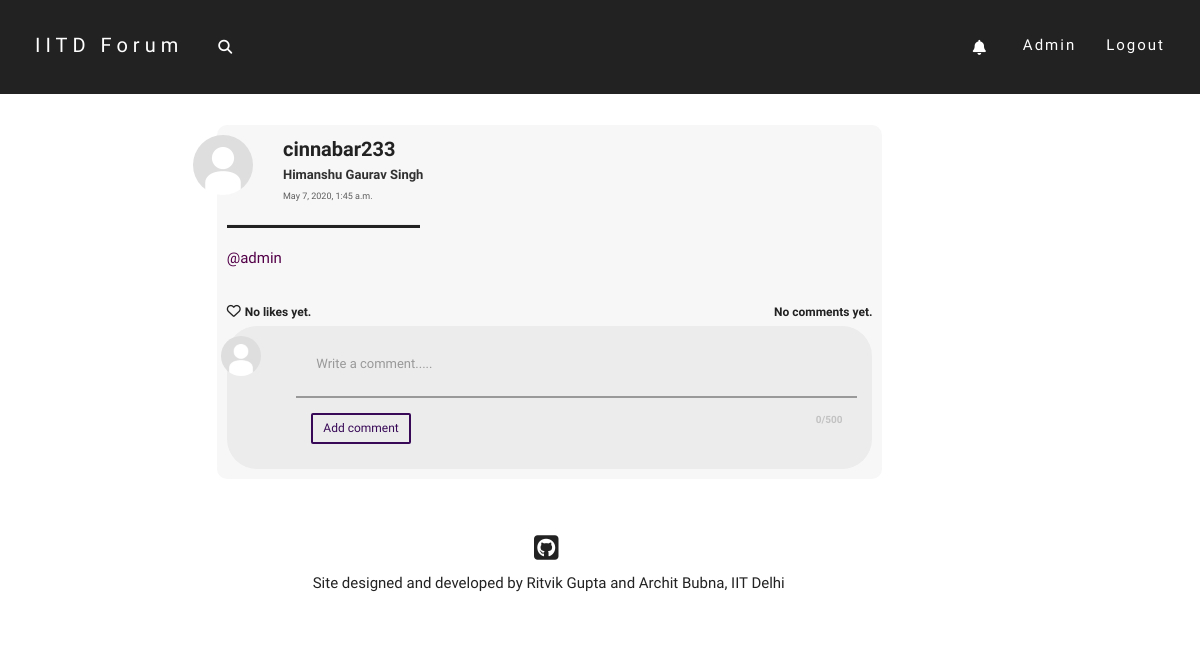
/post/53/ (signed in), run on the app's committed database.
### users/models.py (models this page shows, shortened)
class Profile(models.Model):
    parent_user = models.OneToOneField(User, on_delete=models.CASCADE)
    date_of_birth = models.DateField()
    first_name = models.CharField(max_length=50)
    last_name = models.CharField(max_length=50)
    dept = models.CharField(max_length=100, default="None")
    hostel = models.CharField(max_length=100, default="None")
    image = models.ImageField(default='default.jpg',upload_to='profile-pics')
    bio = models.TextField(default='', max_length=200)
    def full_name(self):
        return self.first_name + ' ' + self.last_name
    def unseen_tag_count(self):
        return self.parent_user.tag_set.filter(seen=False).count()

### post/models.py (models this page shows, shortened)
class Post(models.Model):
    text = models.TextField(max_length = 5000)
    author = models.ForeignKey(User, on_delete = models.CASCADE)
    pub_date = models.DateTimeField(default = timezone.now())

### post/views.py (the view)
# urls.py: path('<int:post_id>/', views.post_view, name='post_view'),
def post_view(request, post_id):
    try:
        post = Post.objects.get(id=post_id)
    except Post.DoesNotExist:
        raise Http404("ERROR 404: Post does not exist")
    comments = post.comment_set.order_by('-pub_date')
    page = request.GET.get('page', 1)
    paginator = Paginator(comments, 3)
    try:
        comments_list = paginator.page(page)
    except PageNotAnInteger:
        comments_list = paginator.page(1)
    except EmptyPage:
        comments_list = paginator.page(paginator.num_pages)
    return render(request, 'post/post_view.html', {'post': post, 'comments': comments_list, 'title':'Post by '+post.author.username})

### post/models.py (called while the page is built)
    def tagger_name(self):
        return User.objects.get(id=self.tagger_id).username

    def tagger_image(self):
        return User.objects.get(id=self.tagger_id).profile.image

    def post_author_name(self):
        return Post.objects.get(id=self.post_id).author.username

### post/templates/post/post_view.html (shortened to what this page needs)
{% extends "post/base.html" %}
{% load post_filters %}
{% block content %}
<div class="home-post-div">
    <div class="row">
        <div class="col-md-1">
            <img class="img-circle profile-pic" width=60 height=60 src="{{ post.author.profile.image.url }}" alt="default.jpg">
        </div>
        <div class="col-md-10">
            <a href="{% url 'users:profile_view' post.author.username %}" class="post-head">
                <font class="username-font">
                    <b>{{post.author.username}}</b>
                </font>
                <br>
                <font class="name-font">
                    {{post.author.profile.full_name}}
                </font>
            </a>
            <br>
            <font class="date-font">
                {{post.pub_date}}
            </font>
        </div>
        <div class="col-md-1 delete-div">
        </div>
    </div>
    <hr class="hr1" align="left">
    <font class="post-content-font">
        <div class="content-div">
            {{post.text|urlize|linebreaks|tagize|safe}}
        </div>
    </font>
    <br>
    <div class="like-wrapper">
        {% if request.user in post.postlike.likers.all %}
            <div class="like-button-wrapper">
                <i class="fa fa-heart liked like-button" aria-hidden="true" id="like{{ post.id }}" data-catid="{{ post.id }}"></i>
            </div>
            <a href="#" data-toggle="modal" data-target="#like-modal-{{post.id}}" target="_blank">
                <div class="likes-count like-count-font" id="likes-count{{ post.id }}" data-catid="{{post.postlike.likers.count}}">
                    {% if post.postlike.likers.count == 1 %}
                        You liked this post.
                    {% elif post.postlike.likers.count == 2 %}
                        You and one other liked this post.
                    {% else %}
                        You and {{ post.postlike.likers.count|add:"-1" }} others liked this post.
                    {% endif %}
                </div>
            </a>
        {% else %}
            <div class="like-button-wrapper">
                {% if request.user.is_authenticated %}
                    <i class="fa fa-heart-o likes like-button" aria-hidden="true" id="like{{ post.id }}" data-catid="{{ post.id }}"></i>
                {% else %}
                    <a href="{% url 'login' %}"><i class="fa fa-heart-o likes like-button" aria-hidden="true" id="like{{ post.id }}" data-catid="{{ post.id }}"></i></a>
                {% endif %}
            </div>
            <a href="#" data-toggle="modal" data-target="#like-modal-{{post.id}}" target="_blank">
                <div class="likes-count like-count-font" id="likes-count{{ post.id }}" data-catid="{{post.postlike.likers.count}}">
                    {% if post.postlike.likers.count == 0 %}
                        No likes yet.
                    {% elif post.postlike.likers.count == 1 %}
                        One person liked this post.
                    {% else %}
                        {{ post.postlike.likers.count }} people liked this post.
                    {% endif %}
                </div>
            </a>
        {% endif %}
        <div class="comments-count like-count-font">
            {% if post.comment_set.all|length == 0 %}
                No comments yet.
            {% elif post.comment_set.all|length == 1 %}
                1 comment.
            {% else %}
                {{post.comment_set.all|length}} comments.
            {% endif %}
        </div>
    </div>
    {% if request.user.is_authenticated %}
        <div class="comment-div">
            <div class="row">
                <div class="col-md-1">
                    <img class="img-circle profile-pic" width=40 height=40 src="{{ request.user.profile.image.url }}" alt="default.jpg">
                </div>
                <div class="col-md-11">
                    <div class="form">
                        <form action="{% url 'post:comment_create' %}" method="POST" class="form-horizontal">
                            <div class="form-group row">
                                <div class="col-md-12">
                                    <textarea id="write-comment" name="comment_text" class="form-control comment-input" rows="2" placeholder="Write a comment....." onkeyup="countChars(this); tag(this);"></textarea>
                                </div>
                            </div>
                            <div class="form-group">
                                <div class="col-md-12">
                                    <div class="char-counter" id='charNum'> 0/500 </div>
                                    <button type="submit" name="post" class="comment-btn" value="{{post.id}}">Add comment</button>
                                </div>
                            </div>
                        </form>
                    </div>
                </div>
            </div>
        </div>
    {% endif %}
</div>
{% endblock %}

### post/templates/post/base.html (shortened to what this page needs)
{% load static %}
<!DOCTYPE html>
<html lang="en">
    <head>
        <link rel="stylesheet" href="http://maxcdn.bootstrapcdn.com/bootstrap/3.3.6/css/bootstrap.min.css">
        <link rel="stylesheet" href="{% static 'post/style.css' %}">
    </head>
    <body>
        <nav class="navbar navbar navbar-fixed-top nav-top">
            <div class="container-fluid">
            <div class="navbar-header">
                <a class="search-icon" data-toggle="dropdown" class="dropdown-toggle" href="#"><i class="fas fa-search"></i></a>
                <a class="navbar-brand" href="{% url 'home' %}">IITD Forum</a>
            </div>
            <div class="collapse navbar-collapse" id="myNavbar">
                <ul class="nav navbar-nav navbar-right">
                    {% if request.user.is_authenticated %}
                        <li>
                            <a class="notif-icon-link dropdown-toggle" data-toggle="dropdown" href="#" style="background-color: transparent;">
                                {% if request.user.profile.unseen_tag_count %}
                                    <i class="fas fa-bell notif-icon"><span class="notif-count">{{ request.user.profile.unseen_tag_count }}</span></i>
                                {% else %}
                                    <i class="fas fa-bell notif-icon"></i>
                                {% endif %}
                            </a>
                                    </li>
                                </div>
                        <li><a href="{% url 'users:profile_view' request.user.username %}">{{request.user.profile.first_name}}</a></li>
                        <li><a href="{% url 'logout' %}?next=/home">Logout</a></li>
                    {% else %}
                        <li><a href="{% url 'login' %}?next={{ request.path }}">Login</a></li>
                        <li><a href="{% url 'signup' %}">Sign Up</a></li>
                    {% endif %}
            </div>
        </nav>
        <div class="body-content" id="top">
            <div class="row">
            <div class="col-md-2"></div>
            <div class="col-md-7">
                {% block content %}
                {% endblock %}
            </div>
            <div class="col-md-3">
                </div>
            </div>
            </div>
        <div id="footer">
            <div class="row">
            <div class="col-md-2"></div>
            <div class="col-md-7">
                <center>
                <ul class="list-inline">
                    <li><a href="https://github.com/architb12/collab" target="_blank" data-toggle="tooltip" data-placement="bottom" title="Look up the GitHub Repository"><i class="fab fa-github-square fa-2x github"></i></a></li>
                </ul>
                <font class="footer-font">
                    Site designed and developed by Ritvik Gupta and Archit Bubna, IIT Delhi
                </font>
                </center>
            </div>
            <div class="col-md-3"></div>
            </div>
            </div>
    </body>
</html>

### post/static/post/style.css (style rules this page uses)
html, body { width: auto !important; overflow-x: hidden !important; }
body { position:relative; max-width:100%; font-family: 'Raleway', sans-serif; font-weight: 400; }
.nav-top { background-color: #222; border-width: 0px; transition:all 0.4s ease; -webkit-transition:all 0.4s ease; -moz-transition:all 0.4s ease; -o-transition:all 0.4s ease; }
.nav-top .navbar-header { padding: 20px; padding-bottom: 10px; min-width: 20vw; }
.nav-top .navbar-brand { font-family: 'Spartan', sans-serif; font-size:20px; font-weight: 200; letter-spacing:5px; color:#fff; }
.nav-top .search-icon { color:#fff; position: relative; float: right; padding: 9px 10px; margin-top: 8px; margin-right: 15px; margin-bottom: 8px; margin-left:10px; background-color: transparent; }
.nav-top .navbar-collapse { padding: 20px; padding-bottom: 10px; }
.nav-top .navbar-collapse .navbar-right li a { font-family: 'Spartan', sans-serif; font-size:15px; font-weight: 200; letter-spacing:2px; text-align: center; color:#fff; transition: border-bottom 0.5s linear; }
.nav-top .navbar-collapse .navbar-right li a:after { display:block; content: ''; margin-top: 3px; border-bottom: solid 1px #fff; transform: scaleX(0); transition: transform 250ms ease-in-out; }
.notif-icon { display: inline-block !important; position: relative !important; padding: 5px !important; }
.notif-icon-link::after { border: none !important; }
.body-content { padding:10px; padding-top: 15vh; }
.home-post-div { margin:5px; background-color: #f7f7f7; padding:10px; border-radius: 10px; }
.comment-div { padding:10px; margin-top:5px; border-radius: 30px; background-color: #ececec; }
.content-div { overflow-wrap:break-word; }
.username-font { font-family: 'Spartan',sans-serif; font-size:20px; color:#222; }
.name-font { font-family: 'Raleway',sans-serif; font-size:13px; font-weight: 700; color:rgb(49, 49, 49); }
.date-font { font-family: 'Spartan',sans-serif; font-size:9px; font-weight: 500; color:rgb(94, 94, 94); transition:all 0.3s ease; -webkit-transition:all 0.3s ease; -moz-transition:all 0.3s ease; -o-transition:all 0.3s ease; }
.profile-pic { float: right; object-fit: cover; transition:all 0.4s ease; -webkit-transition:all 0.4s ease; -moz-transition:all 0.4s ease; -o-transition:all 0.4s ease; }
.delete-div { padding-top: 5px; }
.post-content-font { font-family: 'Raleway',sans-serif; font-size:15px; color:#222; }
.like-count-font { font-family: 'Raleway',sans-serif; font-size:12px; font-weight: 700; color:#222; }
.like-wrapper { display: flex; }
.likes-count { margin-top: 3px; margin-left: 4px; margin-right: 4px; }
.comments-count { margin-top: 3px; margin-left:auto; margin-right:0; }
.like-button-wrapper { margin-top: 0.5px; }
.likes { color:#222; transition:all 0.4s ease; -webkit-transition:all 0.4s ease; -moz-transition:all 0.4s ease; -o-transition:all 0.4s ease; }
.comment-input { background-color: transparent; display: block; border: none; border-radius: 0px; box-shadow: none; outline: none; resize: none; font-family: 'Raleway', sans-serif; font-size: 13px; line-height: 1.2; color:#222; padding: 0 5px; max-height: 50vh; }
.comment-btn { border-radius: 2px; border: 2px solid #380957; font-family: 'Raleway',sans-serif; font-size: 12px; color: #380957; background: transparent; cursor: pointer; padding: 5px 10px; margin-top:10px; font-weight: 500; outline: none; position: relative; overflow: hidden; transition: all 0.3s; -webkit-transition: all 0.3s; -moz-transition: all 0.3s; -o-transition: all 0.3s; }
.char-counter { color: #999; font-family: 'Spartan', sans-serif; font-size: 10px; margin-top: 10px; float:right; font-weight: 600; opacity: 50%; }
.form { padding:20px; padding-bottom: 0; }
form { font-family: 'Raleway',sans-serif; }
.hr1 { background-color:#222; width:30%; height:3px; }
.github { color:#222; transition:all 0.4s ease; -webkit-transition:all 0.4s ease; -moz-transition:all 0.4s ease; -o-transition:all 0.4s ease; }
#footer { padding-top:40px; padding-bottom: 30px; background-color: #fff; }
.footer-font { font-family: 'Raleway',sans-serif; font-size: 15px; font-weight: 300; color:#222; }
.tag-link { text-decoration: none; font-weight:500; color:rgb(83, 0, 72); }

### data on the page
Post: author.profile.image (placeholder picture), author.username "cinnabar233", author.profile.full_name "Himanshu Gaurav Singh", pub_date "May 7, 2020, 1:45 a.m.", text|tagize "@admin"

### other printed values
{{ request.user.profile.first_name }} "Admin"
